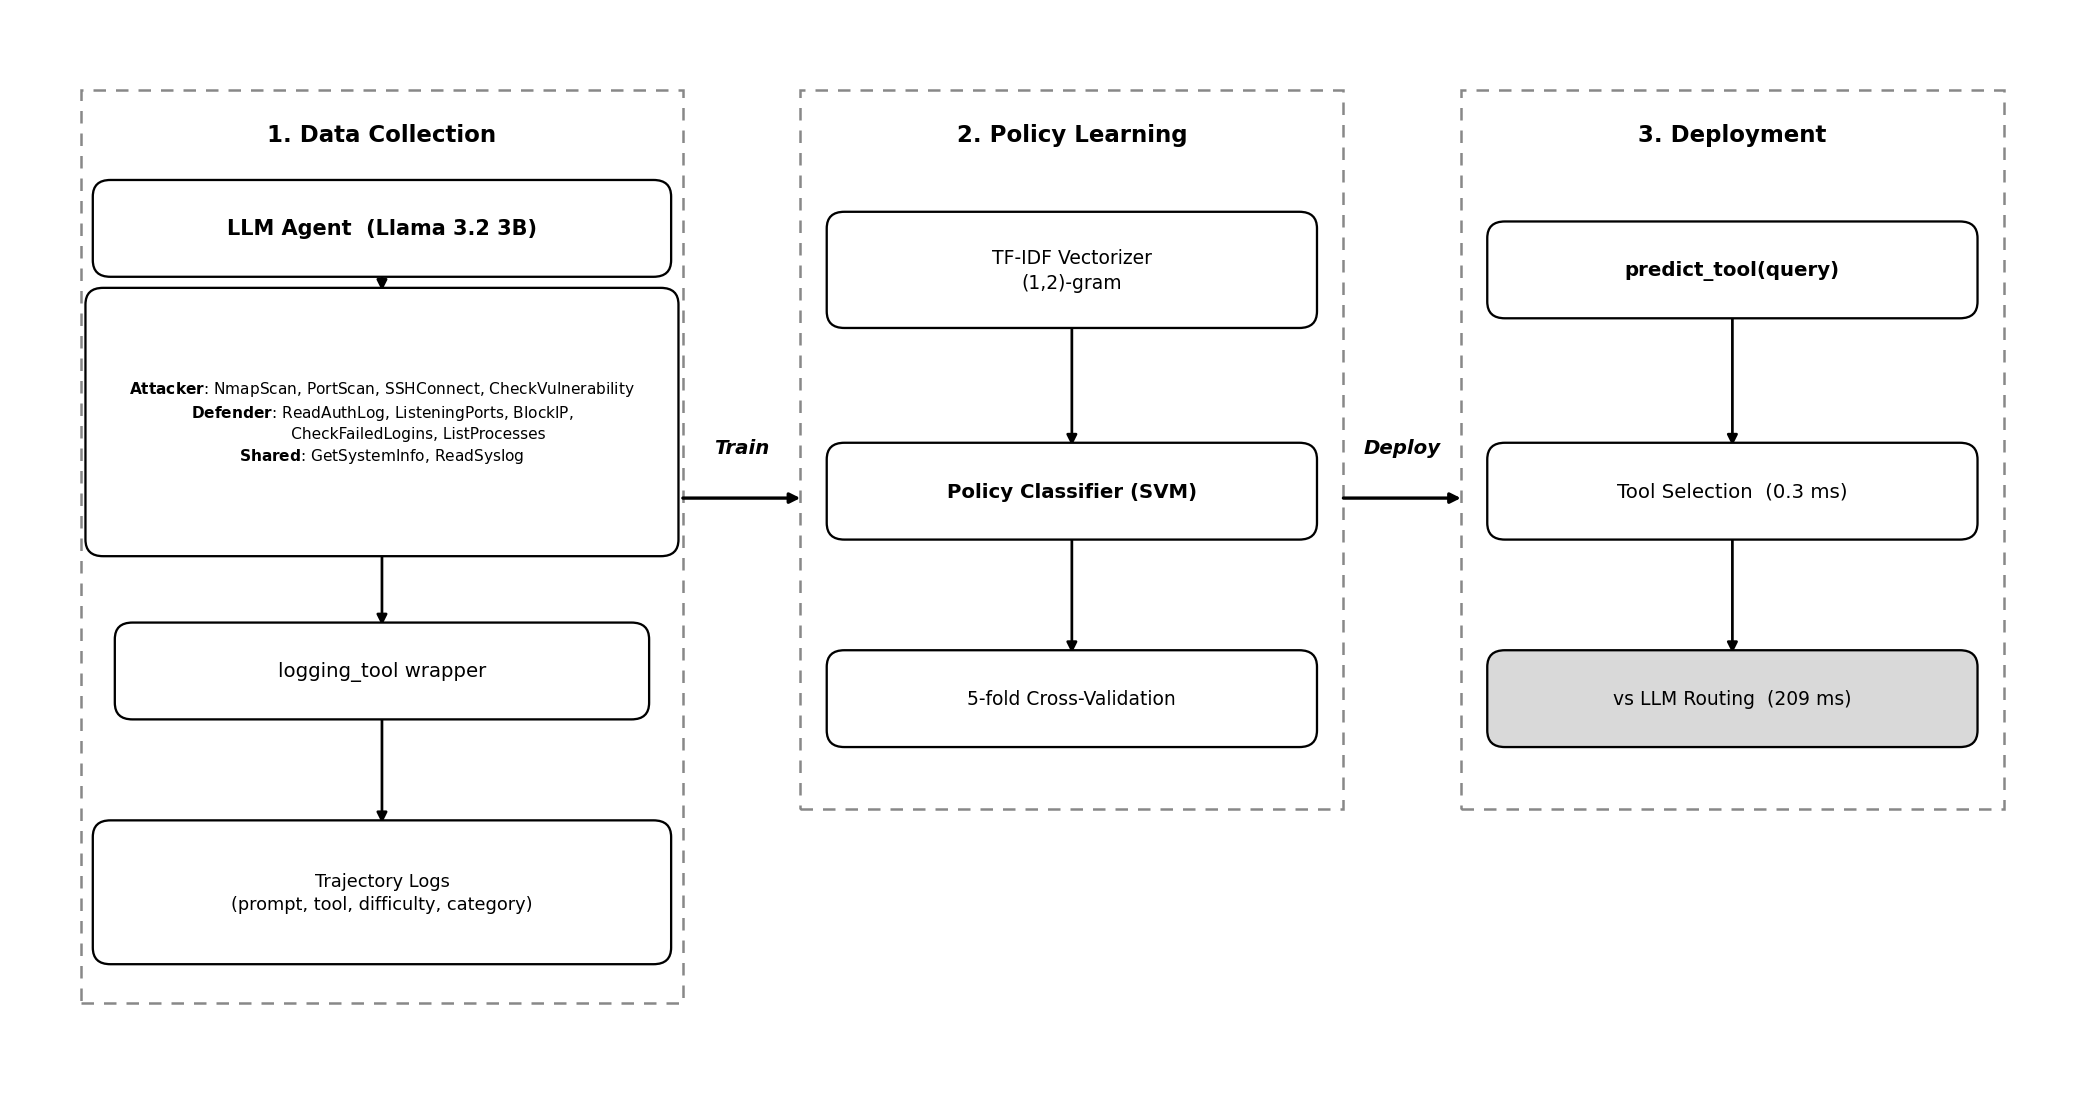

Write the Python code that produced this figure.
"""Generate Figure 1 — AgentLens system architecture.

Three stages left to right: Data Collection -> Policy Learning -> Deployment,
matching paper/agentlens_draft.md section 3.1. Grayscale, academic style, safe
for IEEE two-column black-and-white printing.

Run: python paper/figures/fig1_architecture.py
"""

from pathlib import Path

import matplotlib
matplotlib.use("Agg")
import matplotlib.pyplot as plt
from matplotlib.patches import FancyBboxPatch, Rectangle

OUT = Path(__file__).resolve().parent / "fig1_architecture.png"

EDGE = "black"
FILL = "white"
GRAY = "#d9d9d9"          # emphasis boxes (baseline comparison)
CONTAINER = "#888888"     # stage container outline


def box(ax, cx, cy, w, h, text, fontsize=9, fill=FILL, weight="normal"):
    """Draw a rounded box centred at (cx, cy); return (top, bottom) y edges."""
    ax.add_patch(FancyBboxPatch(
        (cx - w / 2, cy - h / 2), w, h,
        boxstyle="round,pad=0.02,rounding_size=0.12",
        linewidth=1.1, edgecolor=EDGE, facecolor=fill, zorder=3))
    ax.text(cx, cy, text, ha="center", va="center", fontsize=fontsize,
            fontweight=weight, zorder=4, linespacing=1.35)
    return cy + h / 2, cy - h / 2


def v_arrow(ax, cx, y_from, y_to):
    """Downward arrow between two stacked boxes."""
    ax.annotate("", xy=(cx, y_to), xytext=(cx, y_from),
                arrowprops=dict(arrowstyle="-|>", color=EDGE, lw=1.3,
                                shrinkA=0, shrinkB=0), zorder=2)


def h_arrow(ax, x_from, x_to, y, label):
    ax.annotate("", xy=(x_to, y), xytext=(x_from, y),
                arrowprops=dict(arrowstyle="-|>", color=EDGE, lw=1.6,
                                shrinkA=0, shrinkB=0), zorder=2)
    ax.text((x_from + x_to) / 2, y + 0.30, label, ha="center", va="bottom",
            fontsize=9.5, fontweight="bold", style="italic")


def stage_container(ax, x0, x1, y0, y1, title):
    ax.add_patch(Rectangle((x0, y0), x1 - x0, y1 - y0, fill=False,
                           edgecolor=CONTAINER, linewidth=1.2, linestyle=(0, (5, 4)),
                           zorder=1))
    ax.text((x0 + x1) / 2, y1 - 0.32, title, ha="center", va="center",
            fontsize=11, fontweight="bold")


def main():
    fig, ax = plt.subplots(figsize=(14, 7.4))
    ax.set_xlim(0, 14)
    ax.set_ylim(2, 9.7)
    ax.axis("off")

    # ---- Stage 1: Data Collection ----
    stage_container(ax, 0.45, 4.55, 2.55, 9.15, "1. Data Collection")
    cx1 = 2.5
    a_t, a_b = box(ax, cx1, 8.15, 3.9, 0.66, "LLM Agent  (Llama 3.2 3B)",
                   fontsize=10, weight="bold")
    tools_txt = (
        r"$\bf{Attacker}$: NmapScan, PortScan, SSHConnect, CheckVulnerability" "\n"
        r"$\bf{Defender}$: ReadAuthLog, ListeningPorts, BlockIP," "\n"
        "               CheckFailedLogins, ListProcesses\n"
        r"$\bf{Shared}$: GetSystemInfo, ReadSyslog")
    t_t, t_b = box(ax, cx1, 6.75, 4.0, 1.9, tools_txt, fontsize=7.4)
    w_t, w_b = box(ax, cx1, 4.95, 3.6, 0.66, "logging_tool wrapper", fontsize=9.5)
    l_t, l_b = box(ax, cx1, 3.35, 3.9, 1.0,
                   "Trajectory Logs\n(prompt, tool, difficulty, category)", fontsize=8.5)
    v_arrow(ax, cx1, a_b, t_t)
    v_arrow(ax, cx1, t_b, w_t)
    v_arrow(ax, cx1, w_b, l_t)

    # ---- Stage 2: Policy Learning ----
    stage_container(ax, 5.35, 9.05, 3.95, 9.15, "2. Policy Learning")
    cx2 = 7.2
    f_t, f_b = box(ax, cx2, 7.85, 3.3, 0.8, "TF-IDF Vectorizer\n(1,2)-gram", fontsize=9)
    c_t, c_b = box(ax, cx2, 6.25, 3.3, 0.66, "Policy Classifier (SVM)",
                   fontsize=9.5, weight="bold")
    v_t, v_b = box(ax, cx2, 4.75, 3.3, 0.66, "5-fold Cross-Validation", fontsize=9)
    v_arrow(ax, cx2, f_b, c_t)
    v_arrow(ax, cx2, c_b, v_t)

    # ---- Stage 3: Deployment ----
    stage_container(ax, 9.85, 13.55, 3.95, 9.15, "3. Deployment")
    cx3 = 11.7
    p_t, p_b = box(ax, cx3, 7.85, 3.3, 0.66, "predict_tool(query)",
                   fontsize=9.5, weight="bold")
    s_t, s_b = box(ax, cx3, 6.25, 3.3, 0.66, "Tool Selection  (0.3 ms)", fontsize=9.5)
    n_t, n_b = box(ax, cx3, 4.75, 3.3, 0.66, "vs LLM Routing  (209 ms)",
                   fontsize=9, fill=GRAY)
    v_arrow(ax, cx3, p_b, s_t)
    v_arrow(ax, cx3, s_b, n_t)

    # ---- inter-stage arrows ----
    h_arrow(ax, 4.55, 5.35, 6.2, "Train")
    h_arrow(ax, 9.05, 9.85, 6.2, "Deploy")

    fig.tight_layout()
    fig.savefig(OUT, dpi=150, bbox_inches="tight")
    plt.close(fig)
    print(f"wrote {OUT.relative_to(Path(__file__).resolve().parent.parent.parent)}")


if __name__ == "__main__":
    main()
